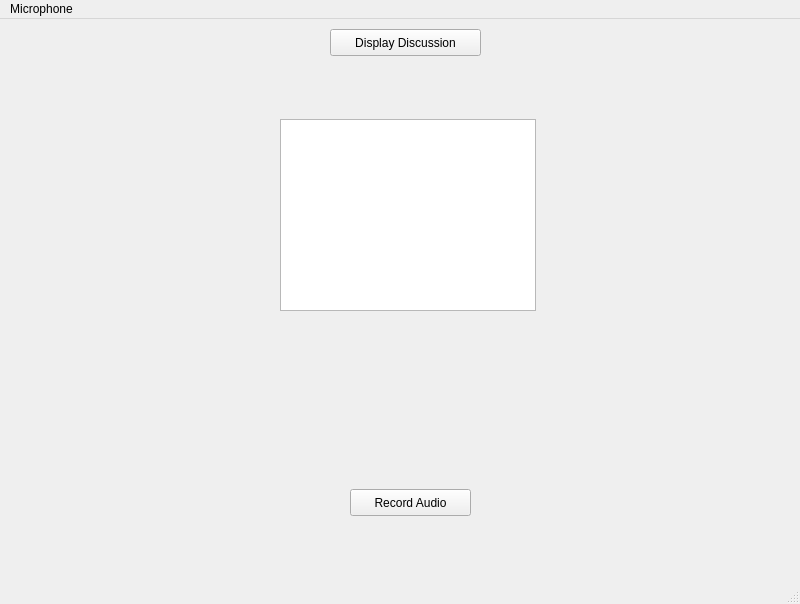
<?xml version="1.0" encoding="UTF-8"?>
<ui version="4.0">
 <class>MainWindow</class>
 <widget class="QMainWindow" name="MainWindow">
  <property name="geometry">
   <rect>
    <x>0</x>
    <y>0</y>
    <width>800</width>
    <height>604</height>
   </rect>
  </property>
  <property name="windowTitle">
   <string>MainWindow</string>
  </property>
  <widget class="QWidget" name="centralwidget">
   <widget class="QPushButton" name="RecordAudio">
    <property name="geometry">
     <rect>
      <x>350</x>
      <y>470</y>
      <width>121</width>
      <height>27</height>
     </rect>
    </property>
    <property name="text">
     <string>Record Audio</string>
    </property>
   </widget>
   <widget class="QTextBrowser" name="DiscussionHistory">
    <property name="geometry">
     <rect>
      <x>280</x>
      <y>100</y>
      <width>256</width>
      <height>192</height>
     </rect>
    </property>
   </widget>
   <widget class="QPushButton" name="DiscussionDisplay">
    <property name="geometry">
     <rect>
      <x>330</x>
      <y>10</y>
      <width>151</width>
      <height>27</height>
     </rect>
    </property>
    <property name="cursor">
     <cursorShape>ArrowCursor</cursorShape>
    </property>
    <property name="text">
     <string>Display Discussion</string>
    </property>
   </widget>
  </widget>
  <widget class="QMenuBar" name="menubar">
   <property name="geometry">
    <rect>
     <x>0</x>
     <y>0</y>
     <width>800</width>
     <height>28</height>
    </rect>
   </property>
   <widget class="QMenu" name="menutest">
    <property name="title">
     <string>Microphone</string>
    </property>
   </widget>
   <addaction name="menutest"/>
  </widget>
  <widget class="QStatusBar" name="statusbar"/>
 </widget>
 <tabstops>
  <tabstop>RecordAudio</tabstop>
  <tabstop>DiscussionHistory</tabstop>
 </tabstops>
 <resources/>
 <connections>
  <connection>
   <sender>RecordAudio</sender>
   <signal>clicked(bool)</signal>
   <receiver>RecordAudio</receiver>
   <slot>toggle()</slot>
   <hints>
    <hint type="sourcelabel">
     <x>405</x>
     <y>509</y>
    </hint>
    <hint type="destinationlabel">
     <x>387</x>
     <y>503</y>
    </hint>
   </hints>
  </connection>
  <connection>
   <sender>DiscussionDisplay</sender>
   <signal>toggled(bool)</signal>
   <receiver>DiscussionDisplay</receiver>
   <slot>setChecked(bool)</slot>
   <hints>
    <hint type="sourcelabel">
     <x>439</x>
     <y>51</y>
    </hint>
    <hint type="destinationlabel">
     <x>467</x>
     <y>54</y>
    </hint>
   </hints>
  </connection>
  <connection>
   <sender>DiscussionDisplay</sender>
   <signal>toggled(bool)</signal>
   <receiver>DiscussionHistory</receiver>
   <slot>setVisible(bool)</slot>
   <hints>
    <hint type="sourcelabel">
     <x>363</x>
     <y>55</y>
    </hint>
    <hint type="destinationlabel">
     <x>362</x>
     <y>150</y>
    </hint>
   </hints>
  </connection>
 </connections>
</ui>
